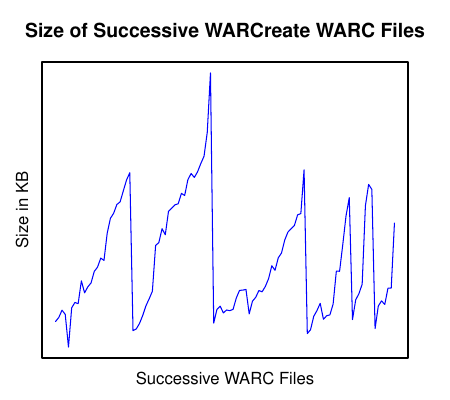

This chart was generated by the following R code:
library(RColorBrewer)

myData <- read.table("warcreate_ordered_sizes.stats")
fullData = rep(myData[,1])

title <- "Size of Successive WARCreate WARC Files"
xlab <- "Successive WARC Files"
ylab <- "Size in KB"

pdf("warcreate_ordered_sizes.pdf", height=4.0, width=4.5)

#extend margin
# default: c(5,4,4,2) + 0.1
# bottom, left, top, right
par(mar=c(2,2,3.0,2) + 0.1)

mp <- plot(fullData, type="l", col="blue", main=title, xlab=NA, ylab=NA, xaxt='n', yaxt='n')
mtext(side=1, xlab, line=0.5)
mtext(side=2, ylab, line=0.5)
